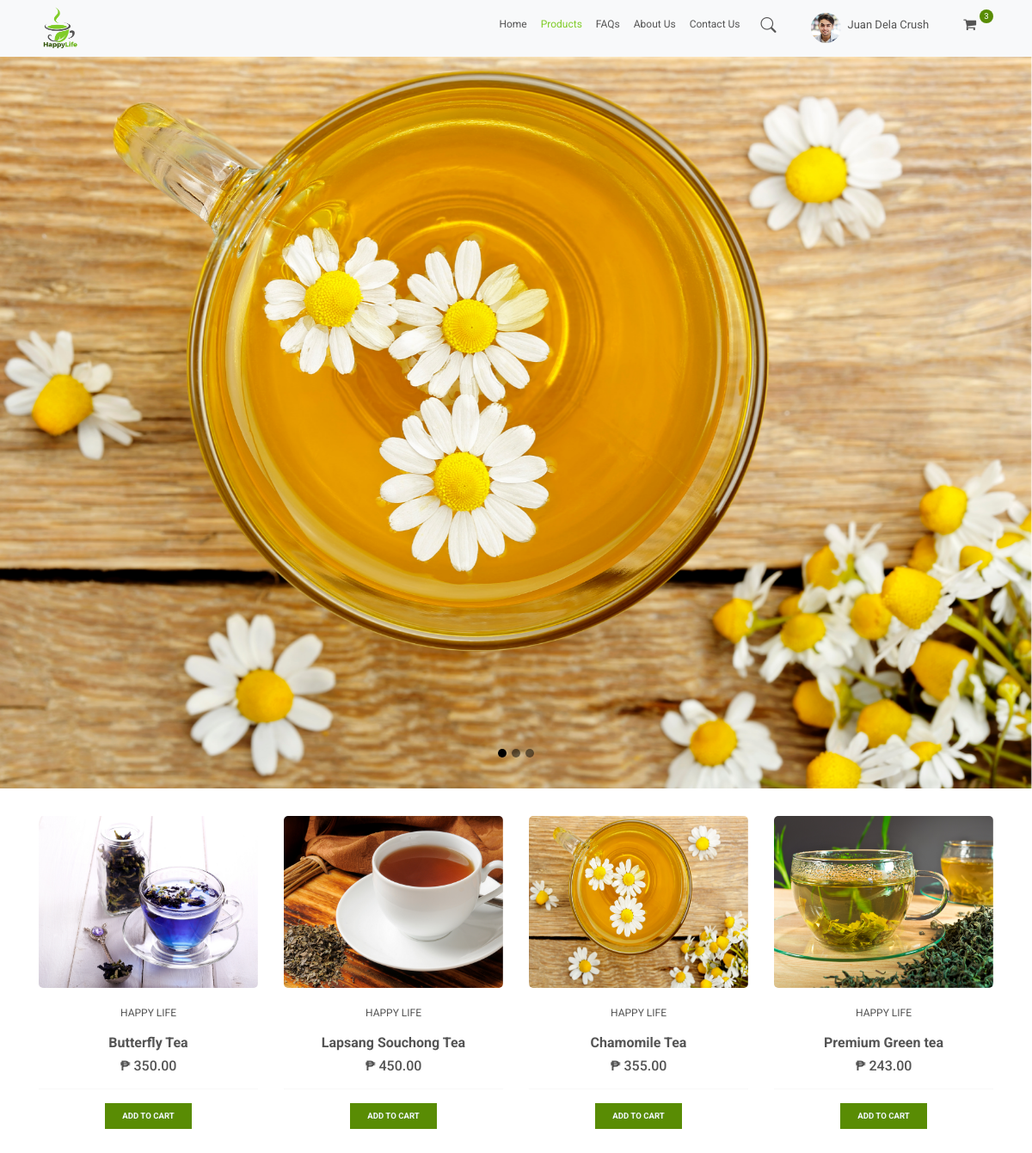
/user_products/ (signed in), run on the app's committed database.
### store/models.py (models this page shows, shortened)
class Order(models.Model):
    customer = models.ForeignKey(Customer, on_delete=models.SET_NULL, null=True, blank=True)
    date_ordered = models.DateTimeField(auto_now_add=True)
    complete = models.BooleanField(default=False, null=True, blank=False)
    transaction_id = models.CharField(max_length=100, null=True)
    def get_cart_items(self):
        orderitems = self.orderitem_set.all()
        total = sum([item.quantity for item in orderitems])
        return total

class OrderItem(models.Model):
    product = models.ForeignKey(Product, on_delete=models.SET_NULL, null=True, blank=True)
    order = models.ForeignKey(Order, on_delete=models.SET_NULL, null=True, blank=True)
    quantity = models.IntegerField(default=0, null=True, blank=True)
    date_added = models.DateTimeField(auto_now_add=True)

class Product(models.Model):
    name = models.CharField(max_length=200)
    price = models.FloatField()
    details = models.CharField(max_length=500, null=True, blank=True)
    benefits = models.CharField(max_length=500, null=True, blank=True)
    image = models.ImageField(null=True, blank=True)
    @property
    def imageURL(self):
        try:
            url = self.image.url
        except:
            url = ''
        return url

### store/views.py (the view)
# urls.py: path('user_products/', views.user_products, name="user_products"),
def user_products(request):
    if request.user.is_authenticated:
        customer = request.user.customer
        order, created = Order.objects.get_or_create(customer=customer, complete=False)
        items = order.orderitem_set.all()
        cartItems = order.get_cart_items
    else:
        items = []
        order = {'get_cart_total': 0, 'get_cart_items': 0}
        cartItems = order['get_cart_items']
    user_product = Product.objects.all()
    context = {'product': user_product, 'cartItems': cartItems}
    return render(request, 'user/products.html', context)

### store/templates/user/products.html (shortened to what this page needs)
{% extends 'user/home.html' %}
{% load static %}
{% block content %}
<section id="carouselExampleDark" class="carousel carousel-dark slide" data-bs-ride="carousel">
          <div class="carousel-indicators">
            <button type="button" data-bs-target="#carouselExampleDark" data-bs-slide-to="0" class="active" aria-current="true" aria-label="Slide 1"></button>
            <button type="button" data-bs-target="#carouselExampleDark" data-bs-slide-to="1" aria-label="Slide 2"></button>
            <button type="button" data-bs-target="#carouselExampleDark" data-bs-slide-to="2" aria-label="Slide 3"></button>
          </div>
          <div class="carousel-inner">
            <div class="carousel-item active" data-bs-interval="10000">
              <img src="{% static 'images/banner/1.png' %}" class="d-block w-100" alt="...">
            </div>
          </div>
          <button class="carousel-control-prev" type="button" data-bs-target="#carouselExampleDark" data-bs-slide="prev">
          </button>
          <button class="carousel-control-next" type="button" data-bs-target="#carouselExampleDark" data-bs-slide="next">
          </button>
</section>
<section class="container">
        <div class="row justify-content-center py-2">
            {% for product in product %}
            <div class="col-lg-3 col-md-6 col-8 py-4">
            <a href="{% url 'user_chamomile' %}"><img class="thumbnail" src="{{product.imageURL}}"></a>
                <div class="box-element product">
                    <a class="view_link" href="{% url 'user_butterfly' %}">
                        <p>HAPPY LIFE</p>
                        <h6><strong>{{ product.name }}</strong></h6>
                        <h6>₱ {{product.price|floatformat:2}}</h6>
                        <hr></a>
                        <button data-product="{{product.id}}" data-action="add" class="btn-add-to-cart update-cart">
                            Add to Cart
                        </button>
                </div>
            </div>
            {% endfor %}
        </div>
</section>
{% endblock content %}

### store/templates/user/home.html (shortened to what this page needs)
<!DOCTYPE html>
{% load static %}
<html>
<head>
        <link rel="stylesheet" href="https://cdn.jsdelivr.net/npm/bootstrap@5.2.0-beta1/dist/css/bootstrap.min.css">
        <link rel="stylesheet" href="https://cdn.jsdelivr.net/npm/bootstrap@4.1.3/dist/css/bootstrap.min.css">
        <link rel="stylesheet" href="https://stackpath.bootstrapcdn.com/bootstrap/4.1.3/css/bootstrap.min.css">
        <link rel="stylesheet" href="https://cdn.jsdelivr.net/npm/bootstrap-icons@1.8.3/font/bootstrap-icons.css">
        <link rel="stylesheet" href="https://cdn.jsdelivr.net/npm/bootstrap@4.0.0/dist/css/bootstrap.min.css"
>
        <link href="https://stackpath.bootstrapcdn.com/font-awesome/4.7.0/css/font-awesome.min.css" rel="stylesheet">
        <link rel="stylesheet" type="text/css" href="{% static 'css/main.css' %}">
</head>
<body>
        <nav class="navbar sticky-top navbar-expand-lg bg-light">
          <div class="container">
            <a href="{% url 'user_home' %}"><img src="{% static 'images/HappyLife-logo.png' %}" alt=""></a>
            <div class="collapse navbar-collapse" id="navbarSupportedContent">
                {% with request.resolver_match.url_name as url_name %}
              <ul class="navbar-nav ml-auto">
                <li class="nav-item ">
                  <a class="nav-link {% if url_name == 'user_home' %}active{% endif %}" aria-current="page" href="{% url 'user_home' %}">Home</a>
                </li>
                <li class="nav-item">
                  <a class="nav-link {% if url_name == 'user_products' %}active{% endif %}" href="{% url 'user_products' %}">Products</a>
                </li>
                  <li class="nav-item">
                  <a class="nav-link {% if url_name == 'user_faqs' %}active{% endif %}" href="{% url 'user_faqs' %}">FAQs</a>
                </li>
                  <li class="nav-item">
                  <a class="nav-link {% if url_name == 'user_about_us' %}active{% endif %}" href="{% url 'user_about_us' %}">About Us</a>
                </li>
                  <li class="nav-item">
                  <a class="nav-link {% if url_name == 'user_contact_us' %}active{% endif %}" href="{% url 'user_contact_us' %}">Contact Us</a>
                </li>
                  <li class="nav-item pt-1 px-3">
                      <a href="#search"><i class="bi bi-search" aria-hidden="true"></i></a>
                  </li>
                  <li class="nav-item pt-1 pl-4 pr-1 ">
                       <a href="#">
                           <img src="{% static 'images/persons/profile.png' %}" alt="..." class="rounded-circle size">
                       </a>
                </li>
                  <li class="nav-item pt-2 pl-1 pr-4 ">
                      <a class="view_link" href="#">
                            <p>Juan Dela Crush</p>
                      </a>
                </li>
                  <li class="nav-item pt-1 pl-3 pr-1">
                      <a href="{% url 'user_cart' %}">
                            <i class="fas fa fa-shopping-cart fa-lg"></i>
                      </a>
                </li>
                <li class="nav-item  ">
                      <span class="cart-basket d-flex align-items-center justify-content-center">
                       {{cartItems}}
                      </span>
                </li>
              </ul>
                {% endwith %}
            </div>
          </div>
        </nav>
        {% block content%}{% endblock content%}
</body>
</html>

### static/css/main.css (style rules this page uses)
body { background-color: white; font-family: 'Roboto', sans-serif; }
img { width: 50px; }
a { font-size: 12px !important; color: #545454 !important; }
.navbar { top: 0; left: 0; }
.container .row img { width: 100%; border-radius: 5px; transition: .5s ease; backface-visibility: hidden; }
.thumbnail { width: 100%; height: 200px; }
.product { text-align: center; }
.product p { font-size: 12px; padding: 20px 0px 0px 0px; }
.btn-add-to-cart { font-size: 0.6rem; font-weight: 700; outline: none; border: none; background-color: #598c04; color: aliceblue; padding: 8px 20px; cursor: pointer; text-transform: uppercase; -webkit-transition-duration: 0.4s; transition-duration: 0.4s; }
span { -webkit-user-select: none; -moz-user-select: none; -ms-user-select: none; }
.carousel-indicators button { width: 10px !important; height: 10px !important; border-radius: 50%; }
.active { color: #80CC28 !important; }
.size { width: 35px !important; height: 35px !important; }
.bi { font-size: 18px !important; }
.cart-basket { font-size: .6rem; width: 16px; height: 16px; color: #fff; background-color: #598c04; border-radius: 50%; }
p { font-size: 13px; }

### data on the page
Order: id.quantity "3"
Product: imageURL (picture), name "Butterfly Tea", price "350.00"
Product: imageURL (picture), name "Lapsang Souchong Tea", price "450.00"
Product: imageURL (picture), name "Chamomile Tea", price "355.00"
Product: imageURL (picture), name "Premium Green tea", price "243.00"
